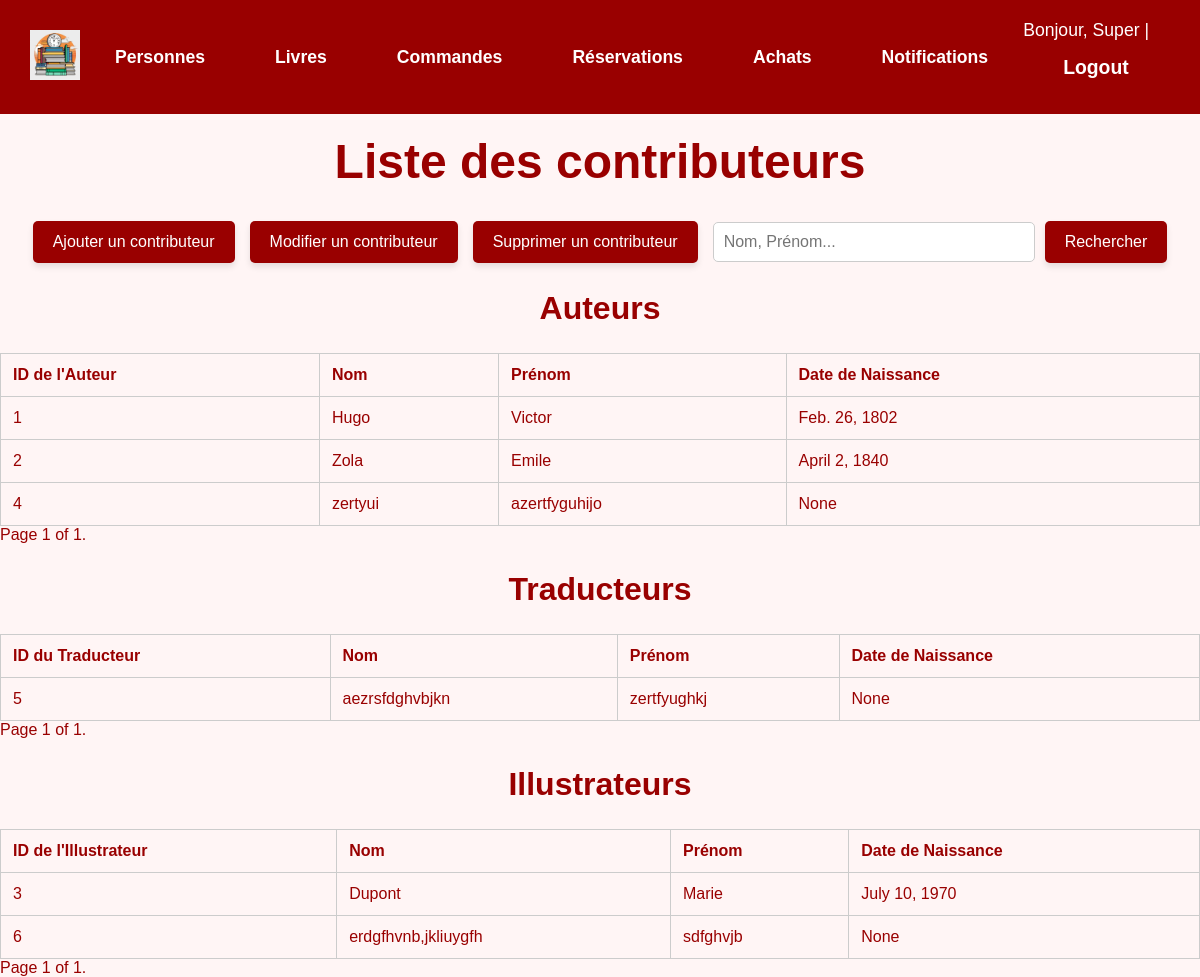
Before: /contributeurs/ (signed in) with the older database file.
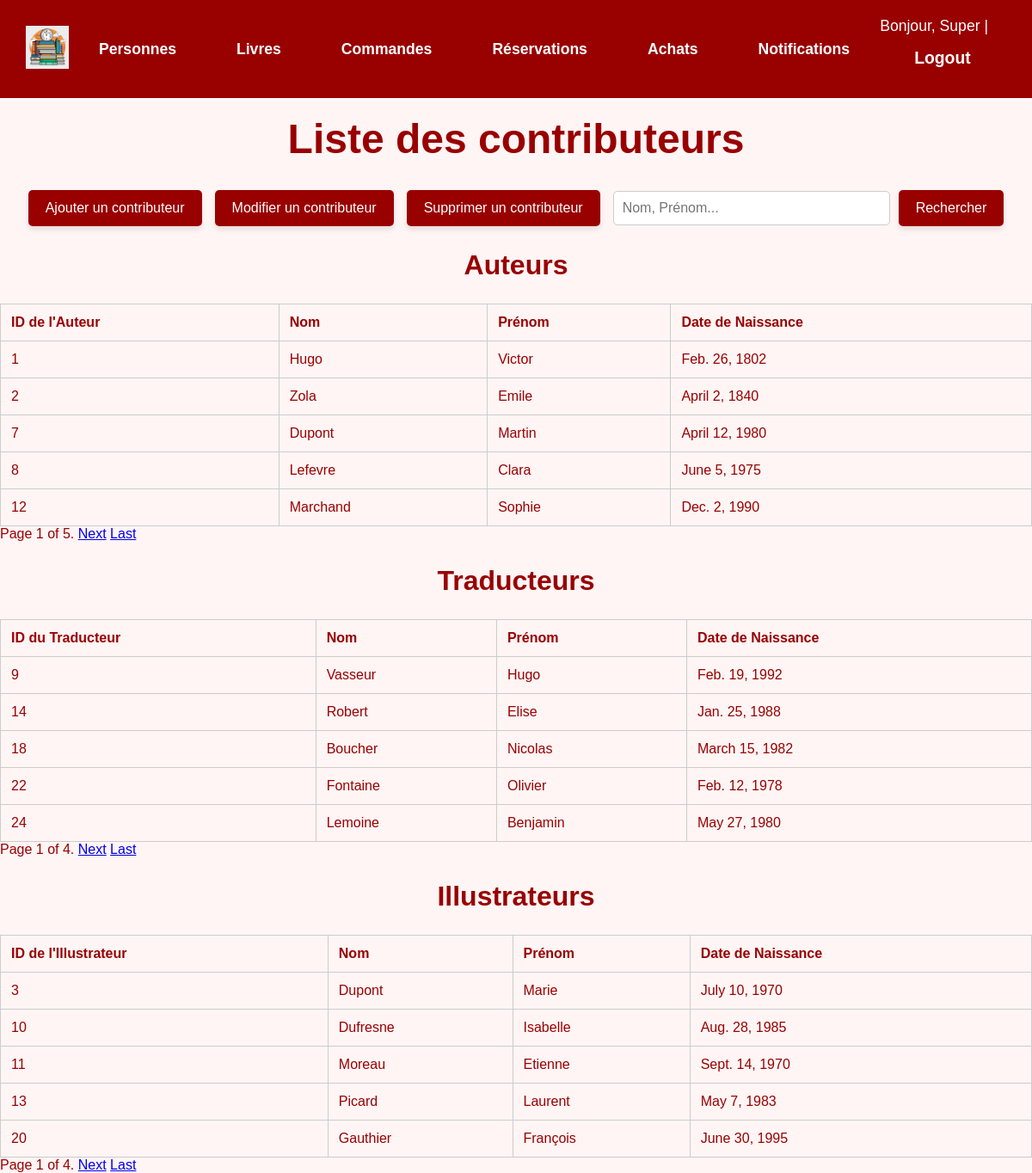
After: the same page with the newer database file.
### gui/models.py (models this page shows, shortened)
class Contributeur(models.Model):
    TYPE_CHOICES = [
        ('Auteur', 'Auteur'),
        ('Traducteur', 'Traducteur'),
        ('Illustrateur', 'Illustrateur'),
    ]
    type = models.CharField(max_length=20, choices=TYPE_CHOICES)
    nom = models.CharField(max_length=100)
    prenom = models.CharField(max_length=100)
    date_naissance = models.DateField(blank=True, null=True)
    class Meta:
        db_table = 'Contributeur'

### gui/views.py (the view)
# urls.py: path('contributeurs/', ContributeurList.as_view(), name='contributeurs_list'),
class ContributeurList(StaffRequiredMixin,ListView):
    model = Contributeur
    template_name = 'gui/lister_contributeurs.html'
    paginate_by = 5
    def get_queryset(self):
        sort_by = self.request.GET.get('sort_by', 'id')
        order = self.request.GET.get('order', 'asc')
        sort_prefix = '' if order == 'asc' else '-'
        sorting_options = {
            'id':'id',
            'nom': 'nom',
            'prenom': 'prenom',
        }
        queryset = super().get_queryset()
        if sort_by in sorting_options:
            queryset = queryset.order_by(f"{sort_prefix}{sorting_options[sort_by]}")
        return queryset
    def get_context_data(self, **kwargs):
        context = super().get_context_data(**kwargs)
        auteurs = Contributeur.objects.filter(type='Auteur')
        traducteurs = Contributeur.objects.filter(type='Traducteur')
        illustrateurs = Contributeur.objects.filter(type='Illustrateur')
        paginator_auteurs = Paginator(auteurs, self.paginate_by)
        paginator_traducteurs = Paginator(traducteurs, self.paginate_by)
        paginator_illustrateurs = Paginator(illustrateurs, self.paginate_by)
        page_auteurs = self.request.GET.get('page_auteurs', 1)  # Par défaut page 1
        page_traducteurs = self.request.GET.get('page_traducteurs', 1)
        page_illustrateurs = self.request.GET.get('page_illustrateurs', 1)
        context['auteurs'] = paginator_auteurs.get_page(page_auteurs)
        context['traducteurs'] = paginator_traducteurs.get_page(page_traducteurs)
        context['illustrateurs'] = paginator_illustrateurs.get_page(page_illustrateurs)
        return context

### gui/views.py (called while the page is built)
    def test_func(self):
        return self.request.user.is_staff

### templates/gui/lister_contributeurs.html (shortened to what the changed rows need)
<!DOCTYPE html>
<html lang="fr">
<head>
</head>
<body>
    <h1 style="color: #990000; text-align: center; font-size: 3em; margin-top: 20px;">Liste des contributeurs</h1>
    <h2 style="color: #990000; text-align: center; font-size: 2em;">Auteurs</h2>
    <table>
        <thead>
            <tr>
                <th><a href="?sort_by=id&order={% if request.GET.order == 'asc' %}desc{% else %}asc{% endif %}">ID de l'Auteur</a></th>
                <th><a href="?sort_by=nom&order={% if request.GET.sort_by == 'nom' and request.GET.order == 'asc' %}desc{% else %}asc{% endif %}">Nom</a></th>
                <th><a href="?sort_by=prenom&order={% if request.GET.sort_by == 'prenom' and request.GET.order == 'asc' %}desc{% else %}asc{% endif %}">Prénom</a></th>
                <th><a href="?sort_by=date_naissance&order={% if request.GET.sort_by == 'date_naissance' and request.GET.order == 'asc' %}desc{% else %}asc{% endif %}">Date de Naissance</a></th>
            </tr>
        </thead>
        <tbody>
            {% for contributeur in auteurs %}
                <tr>
                    <td>{{ contributeur.id }}</td>
                    <td>{{ contributeur.nom }}</td>
                    <td>{{ contributeur.prenom }}</td>
                    <td>{{ contributeur.date_naissance }}</td>
                </tr>
            {% endfor %}
        </tbody>
    </table>
<div class="pagination">
    <span class="step-links">
        <span class="current">
            Page {{ auteurs.number }} of {{ auteurs.paginator.num_pages }}.
        </span>
        {% if auteurs.has_next %}
            <a href="?page_auteurs={{ auteurs.next_page_number }}&sort_by={{ request.GET.sort_by }}&order={{ request.GET.order }}">Next</a>
            <a href="?page_auteurs={{ auteurs.paginator.num_pages }}&sort_by={{ request.GET.sort_by }}&order={{ request.GET.order }}">Last</a>
        {% endif %}
    </span>
</div>
<h2 style="color: #990000; text-align: center; font-size: 2em;">Traducteurs</h2>
    <table>
        <thead>
            <tr>
                <th><a href="?sort_by=id&order={% if request.GET.order == 'asc' %}desc{% else %}asc{% endif %}">ID du Traducteur</a></th>
                <th><a href="?sort_by=nom&order={% if request.GET.sort_by == 'nom' and request.GET.order == 'asc' %}desc{% else %}asc{% endif %}">Nom</a></th>
                <th><a href="?sort_by=prenom&order={% if request.GET.sort_by == 'prenom' and request.GET.order == 'asc' %}desc{% else %}asc{% endif %}">Prénom</a></th>
                <th><a href="?sort_by=date_naissance&order={% if request.GET.sort_by == 'date_naissance' and request.GET.order == 'asc' %}desc{% else %}asc{% endif %}">Date de Naissance</a></th>
            </tr>
        </thead>
        <tbody>
            {% for contributeur in traducteurs %}
                <tr>
                    <td>{{ contributeur.id }}</td>
                    <td>{{ contributeur.nom }}</td>
                    <td>{{ contributeur.prenom }}</td>
                    <td>{{ contributeur.date_naissance }}</td>
                </tr>
            {% endfor %}
        </tbody>
    </table>
<div class="pagination">
    <span class="step-links">
        <span class="current">
            Page {{ traducteurs.number }} of {{ traducteurs.paginator.num_pages }}.
        </span>
        {% if traducteurs.has_next %}
            <a href="?page_traducteurs={{ traducteurs.next_page_number }}&sort_by={{ request.GET.sort_by }}&order={{ request.GET.order }}">Next</a>
            <a href="?page_traducteurs={{ traducteurs.paginator.num_pages }}&sort_by={{ request.GET.sort_by }}&order={{ request.GET.order }}">Last</a>
        {% endif %}
    </span>
</div>
<h2 style="color: #990000; text-align: center; font-size: 2em;">Illustrateurs</h2>
    <table>
        <thead>
            <tr>
                <th><a href="?sort_by=id&order={% if request.GET.order == 'asc' %}desc{% else %}asc{% endif %}">ID de l'Illustrateur</a></th>
                <th><a href="?sort_by=nom&order={% if request.GET.sort_by == 'nom' and request.GET.order == 'asc' %}desc{% else %}asc{% endif %}">Nom</a></th>
                <th><a href="?sort_by=prenom&order={% if request.GET.sort_by == 'prenom' and request.GET.order == 'asc' %}desc{% else %}asc{% endif %}">Prénom</a></th>
                <th><a href="?sort_by=date_naissance&order={% if request.GET.sort_by == 'date_naissance' and request.GET.order == 'asc' %}desc{% else %}asc{% endif %}">Date de Naissance</a></th>
            </tr>
        </thead>
        <tbody>
            {% for contributeur in illustrateurs %}
                <tr>
                    <td>{{ contributeur.id }}</td>
                    <td>{{ contributeur.nom }}</td>
                    <td>{{ contributeur.prenom }}</td>
                    <td>{{ contributeur.date_naissance }}</td>
                </tr>
            {% endfor %}
        </tbody>
    </table>
<div class="pagination">
    <span class="step-links">
        <span class="current">
            Page {{ illustrateurs.number }} of {{ illustrateurs.paginator.num_pages }}.
        </span>
        {% if illustrateurs.has_next %}
            <a href="?page_illustrateurs={{ illustrateurs.next_page_number }}&sort_by={{ request.GET.sort_by }}&order={{ request.GET.order }}">Next</a>
            <a href="?page_illustrateurs={{ illustrateurs.paginator.num_pages }}&sort_by={{ request.GET.sort_by }}&order={{ request.GET.order }}">Last</a>
        {% endif %}
    </span>
</div>
</body>
</html>

Changed rows visible on the page:
removed Contributeur: id "4", nom "zertyui", prenom "azertfyguhijo", date_naissance "None", shown under "Auteurs"
removed Contributeur: id "5", nom "aezrsfdghvbjkn", prenom "zertfyughkj", date_naissance "None", shown under "Traducteurs"
removed Contributeur: id "6", nom "erdgfhvnb,jkliuygfh", prenom "sdfghvjb", date_naissance "None", shown under "Illustrateurs"
added Contributeur: id "7", nom "Dupont", prenom "Martin", date_naissance "April 12, 1980", shown under "Auteurs"
added Contributeur: id "8", nom "Lefevre", prenom "Clara", date_naissance "June 5, 1975", shown under "Auteurs"
added Contributeur: id "12", nom "Marchand", prenom "Sophie", date_naissance "Dec. 2, 1990", shown under "Auteurs"
added Contributeur: id "9", nom "Vasseur", prenom "Hugo", date_naissance "Feb. 19, 1992", shown under "Traducteurs"
added Contributeur: id "14", nom "Robert", prenom "Elise", date_naissance "Jan. 25, 1988", shown under "Traducteurs"
added Contributeur: id "18", nom "Boucher", prenom "Nicolas", date_naissance "March 15, 1982", shown under "Traducteurs"
added Contributeur: id "22", nom "Fontaine", prenom "Olivier", date_naissance "Feb. 12, 1978", shown under "Traducteurs"
added Contributeur: id "24", nom "Lemoine", prenom "Benjamin", date_naissance "May 27, 1980", shown under "Traducteurs"
added Contributeur: id "10", nom "Dufresne", prenom "Isabelle", date_naissance "Aug. 28, 1985", shown under "Illustrateurs"
added Contributeur: id "11", nom "Moreau", prenom "Etienne", date_naissance "Sept. 14, 1970", shown under "Illustrateurs"
added Contributeur: id "13", nom "Picard", prenom "Laurent", date_naissance "May 7, 1983", shown under "Illustrateurs"
added Contributeur: id "20", nom "Gauthier", prenom "François", date_naissance "June 30, 1995", shown under "Illustrateurs"
Other visible differences:
{{ auteurs.paginator.num_pages }}: "1" → "5"
{{ traducteurs.paginator.num_pages }}: "1" → "4"
{{ illustrateurs.paginator.num_pages }}: "1" → "4"
text now shown: "Next Last Next Last Next Last"
